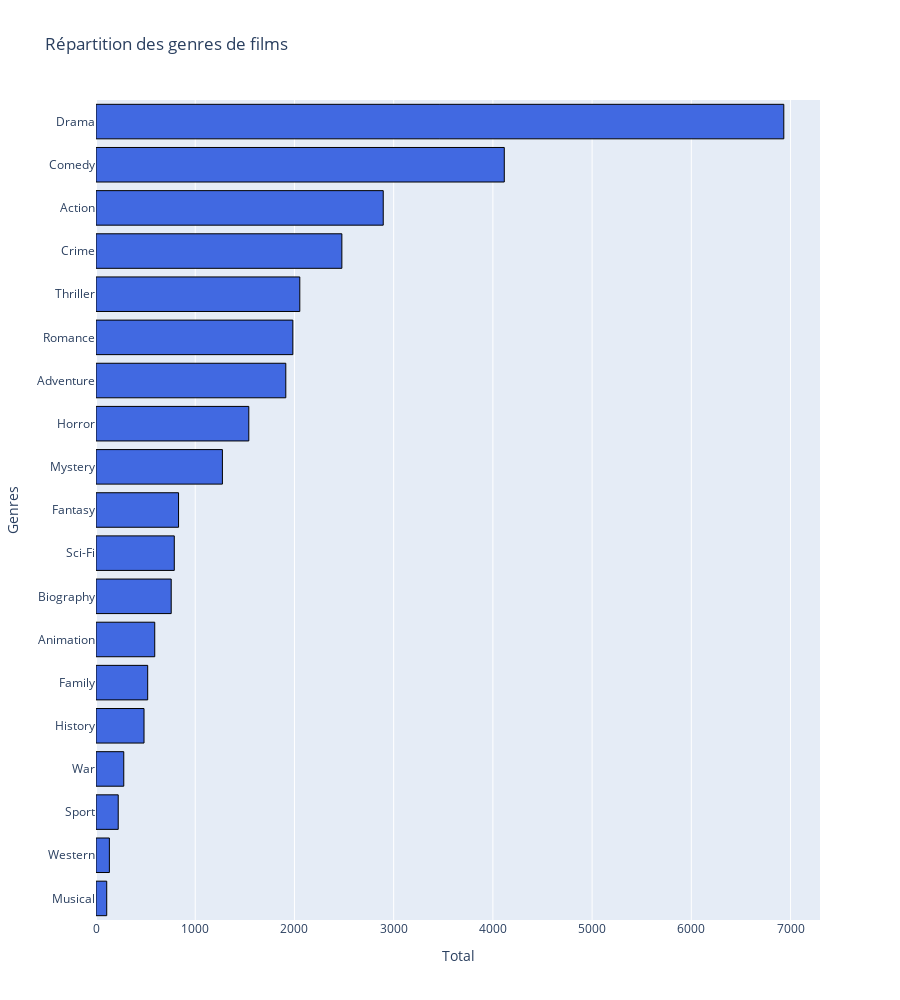

The notebook cell this image was saved under:
### Code cell
graph_by_genre(df)

### Figure 1 — Plotly figure (JSON) as saved in the notebook; plotly's stock layout.template omitted (floating-point values rounded to 4 significant figures)
{"data": [{"marker": {"color": "royalblue", "line": {"color": "black", "width": 1}}, "orientation": "h", "showlegend": false, "type": "bar", "x": [108, 135, 224, 280, 484, 521, 592, 758, 789, 832, 1274, 1540, 1913, 1984, 2054, 2478, 2895, 4115, 6932], "y": ["Musical", "Western", "Sport", "War", "History", "Family", "Animation", "Biography", "Sci-Fi", "Fantasy", "Mystery", "Horror", "Adventure", "Romance", "Thriller", "Crime", "Action", "Comedy", "Drama"]}], "layout": {"autosize": true, "height": 1000, "title": {"text": "Répartition des genres de films"}, "xaxis": {"title": {"text": "Total"}}, "yaxis": {"title": {"text": "Genres"}}}}
